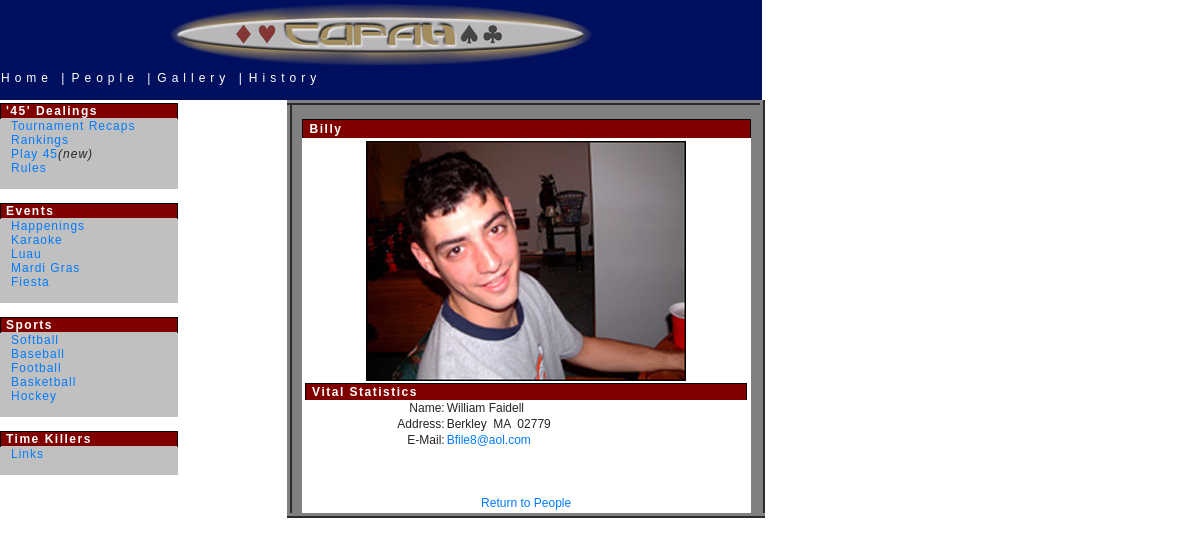
The app's page /member/Billy with its own data.
### main.py (models this page shows)
class Members(db.Model):
    __tablename__ = "members"
    FirstName = db.Column(db.String(250))
    LastName = db.Column(db.String(250))
    AKA = db.Column(db.String(250), primary_key=True)
    Major = db.Column(db.String(250))
    Birthday = db.Column(db.String(250))
    Address = db.Column(db.String(250))
    Address2 = db.Column(db.String(250))
    City = db.Column(db.String(250))
    State = db.Column(db.String(2))
    Zip = db.Column(db.String(10))
    CellPhone = db.Column(db.String(250))
    HomePhone = db.Column(db.String(250))
    EMail = db.Column(db.String(250))
    Work = db.Column(db.String(250))
    WebSiteURL = db.Column(db.String(250))
    WebSiteName = db.Column(db.String(250))
    MemberName = db.Column(db.String(250))
    Password = db.Column(db.String(250))
    Picture = db.Column(db.String(250))
    Luncheon2000 = db.Column(db.Integer())
    Friend = db.Column(db.Integer())
    Football = db.Column(db.Integer())
    Basketball = db.Column(db.Integer())
    Hockey = db.Column(db.Integer())
    Owner = db.Column(db.String(250))
    Baseball = db.Column(db.Integer())
    Guests = db.Column(db.Integer())
    CN = db.Column(db.String(250))

### main.py (the view)
@app.route('/member/<AKA>')
def show_member(AKA):
    member = Members.query.get(AKA)
    print(member)
    return render_template("member_profile.html", member=member)

### templates/member_profile.html (shortened to what this page needs)
<html>
<head>
    {% include "header.html" %}
    {% include "side.html" %}
    <td align="center" class=main valign="top" width="62%">
        <table cellpadding="0" cellspacing="0" width="90%">
            <tr>
                <td class=title><br></td>
            </tr>
        </table>
        <table bgcolor="#FFFFFF" cellpadding="2" cellspacing="3" width="96%">
            <tr>
                <th class=boxhead colspan="5">{{ member.AKA }}</th>
            </tr>
            <tr>
                <td>
                    <table border="0" width="100%">
                        <tr>
                            {% if member.Picture: %}
                            <td align="center"><img src="{{url_for('static', filename='graphics/' + member.Picture)}}">
                            </td>
                            {% endif %}
                        </tr>
                        <tr>
                            <td>
                                <table border=0 width="100%">
                                    <tr>
                                        <td class=boxhead colspan="4">Vital Statistics</td>
                                    </tr>
                                    <tr>
                                        <td align="right">Name:</td>
                                        <td>{{ member.FirstName}}&nbsp;{{ member.LastName}}</td>
                                    </tr>
                                    {% if member %}
                                    {% if member.Address or member.City or member.State or member.Zip: %}
                                    <tr>
                                        <td align="right" valign="top">Address:</td>
                                        <td>
                                            {% if member.City: %}
                                            {{ member.City }}
                                            {% endif %}
                                            {% if member.State: %}
                                            &nbsp;{{ member.State }}
                                            {% endif %}
                                            {% if member.Zip: %}
                                            &nbsp;{{ member.Zip }}
                                        </td>
                                    </tr>
                                    {% else: %}
                                    </td></tr>
                                    {% endif %}
                                    {% endif %}
                                    <tr>
                                        <td align="right">E-Mail:</td>
                                        {% if member.Email == "none": %}
                                        <td>No Email Address</td>
                                        {% else: %}
                                        <td><a href="mailto:{{ member.EMail }}">{{ member.EMail }}</a></td>
                                        {% endif %}
                                    </tr>
                                    {% endif %}
                                    <tr>
                                        <td><br><br></td>
                                    </tr>
                                </table>
                        <tr>
                            <td colspan="4"><br></td>
                        </tr>
                        <tr>
                            <td align="center" colspan="4"><a href="{{ url_for('members') }}">Return to People</a></td>
                        </tr>
                        </td></tr>
                    </table>
        </table>
    </td>
    </tr>
    </body>
</html>

### static/css/copah.css (style rules this page uses)
BODY { background-color: #00105F; background-position: right; background-repeat: no-repeat; background-attachment: fixed; margin-left : 0px; font-size: 12px; }
TD { font : 12px Arial, Helvetica, sans-serif; }
.BoxHead { font: 12px Verdana, Geneva, Arial, Helvetica, sans-serif; letter-spacing : 1.5px; color : White; background-color: Maroon; font-weight : bold; left : 100px; text-indent : 5px; border-left : thin ridge Black; border-right : thin ridge Black; border-top : thin ridge Black; }
.Main { background-color:Gray; border : thick inset Gray; font-family : Arial, Helvetica, sans-serif; font-size : 10px; }
.title { font : 600 16px; letter-spacing : 1.5px; margin-left : 10px; text-align : left; }
A { color: #00105F; font: 12px }

### records on screen
Members: AKA "Billy", Picture (picture), FirstName "William", LastName "Faidell", City "Berkley", State "MA", Zip "02779", EMail "Bfile8@aol.com"
